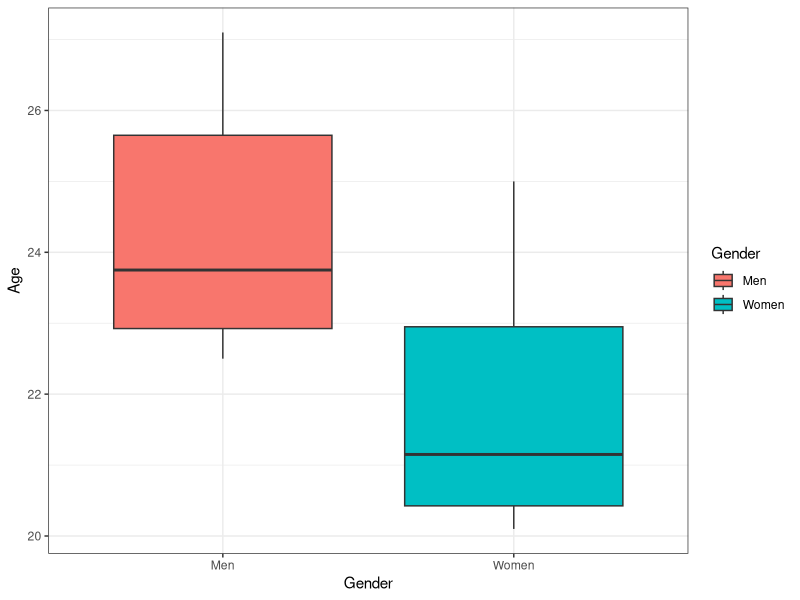
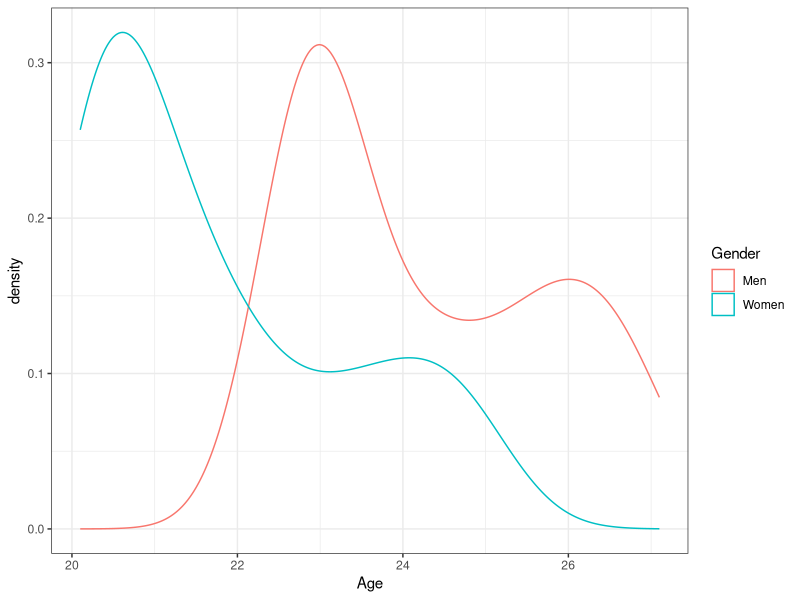
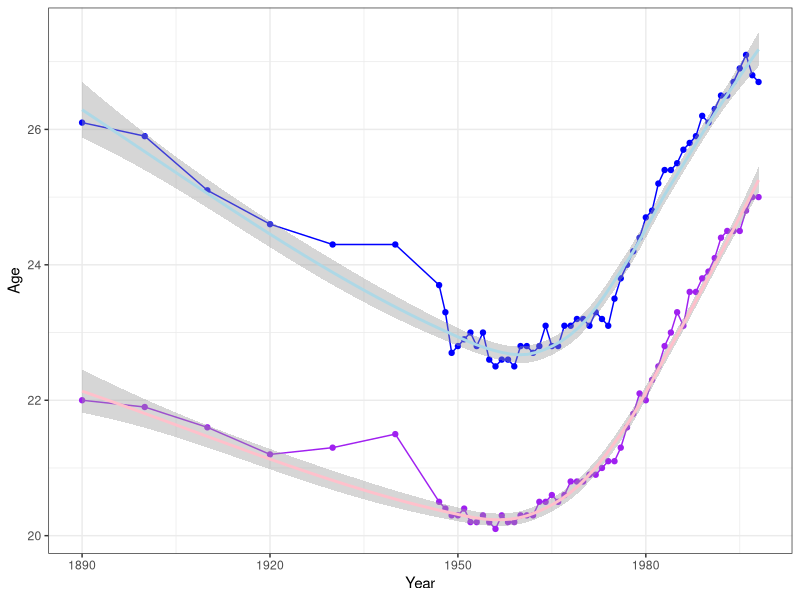
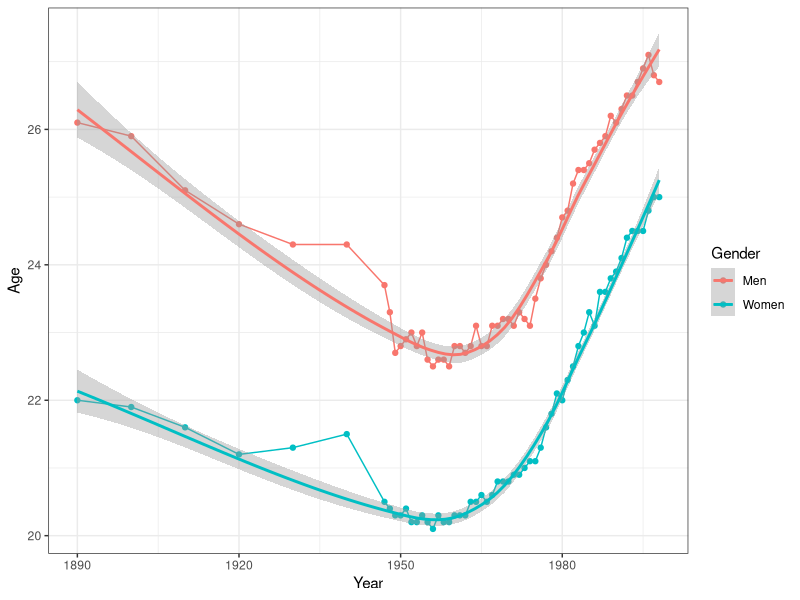

These charts were generated, in order, by the following R code:
## ---- chunk 1
knitr::opts_chunk$set(echo = TRUE, comment = NA, message = FALSE, fig.align='center')
## ---- chunk 2
library(readr)
ages <- read_csv("Ch4Eg.csv")
ages
## ---- chunk 3
library(tidyr)
NDF <- gather(ages, Gender, Age, -Year)
NDF
library(ggplot2)
ggplot(data = NDF, aes(x = Gender, y = Age, fill = Gender)) + geom_boxplot() + 
  theme_bw()
## ---- chunk 4
ggplot(data = NDF, aes(x = Age, color = Gender)) + 
  geom_density() + 
  theme_bw()
## ---- chunk 5
library(dplyr)
SI <- NDF %>%
  group_by(Gender) %>%
  summarise(av_age = mean(Age), md_age = median(Age), sd_age = sd(Age))
SI
## ---- chunk 6
ggplot(data = ages, aes(x = Year, y = Women)) + 
  geom_line(color = "purple") + 
  geom_point(color = "purple") + 
  geom_smooth(color = "pink") + 
  geom_line(aes(x = Year, y = Men), color = "blue") + 
  geom_point(aes(x = Year, y = Men), color = "blue") + 
  geom_smooth(aes(x = Year, y = Men), color = "lightblue") +
  labs(y = "Age") +
  theme_bw()
## ---- chunk 7
ggplot(data = NDF, aes(x = Year, y = Age, color = Gender)) + 
  geom_point() + 
  geom_line() +
  geom_smooth() +
  theme_bw() 
